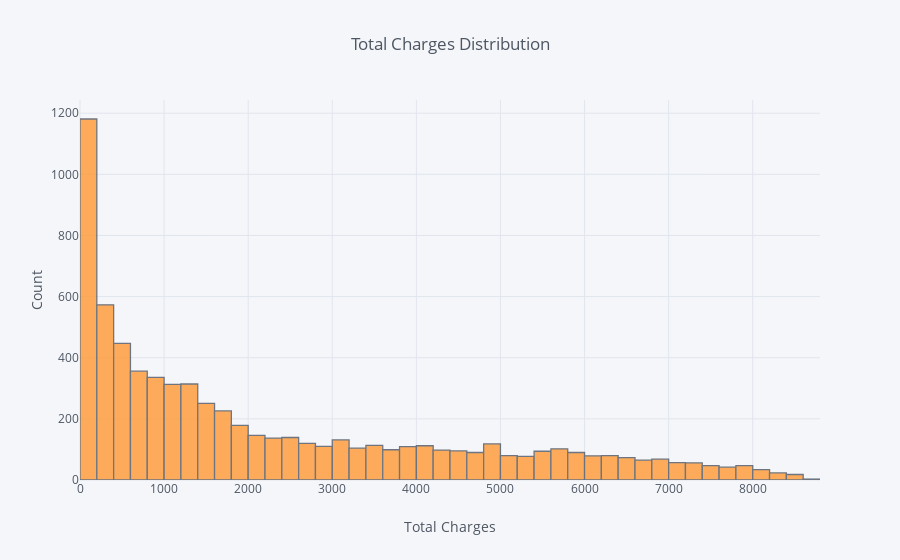

The notebook cell saved with this chart:
### Code cell
#Interactive Histograms
data1 = df['TotalCharges']
data1.iplot(kind='hist', xTitle='Total Charges', yTitle='Count', 
           title='Total Charges Distribution')

### Figure 1 — Plotly figure (JSON) as saved in the notebook; plotly's stock layout.template omitted (floating-point values rounded to 4 significant figures; data arrays with more than 128 entries replaced by an {"elided": "..."} marker saying what was removed)
{"data": [{"histfunc": "count", "histnorm": "", "marker": {"color": "rgba(255, 153, 51, 1.0)", "line": {"color": "#4D5663", "width": 1.3}}, "name": "TotalCharges", "opacity": 0.8, "orientation": "v", "type": "histogram", "uid": "0410a519-9c08-4b76-afc8-f7034b58731d", "x": {"elided": "7043 str values"}}], "layout": {"barmode": "overlay", "legend": {"bgcolor": "#F5F6F9", "font": {"color": "#4D5663"}}, "paper_bgcolor": "#F5F6F9", "plot_bgcolor": "#F5F6F9", "title": {"font": {"color": "#4D5663"}, "text": "Total Charges Distribution"}, "xaxis": {"gridcolor": "#E1E5ED", "showgrid": true, "tickfont": {"color": "#4D5663"}, "title": {"font": {"color": "#4D5663"}, "text": "Total Charges"}, "zerolinecolor": "#E1E5ED"}, "yaxis": {"gridcolor": "#E1E5ED", "showgrid": true, "tickfont": {"color": "#4D5663"}, "title": {"font": {"color": "#4D5663"}, "text": "Count"}, "zerolinecolor": "#E1E5ED"}}}
